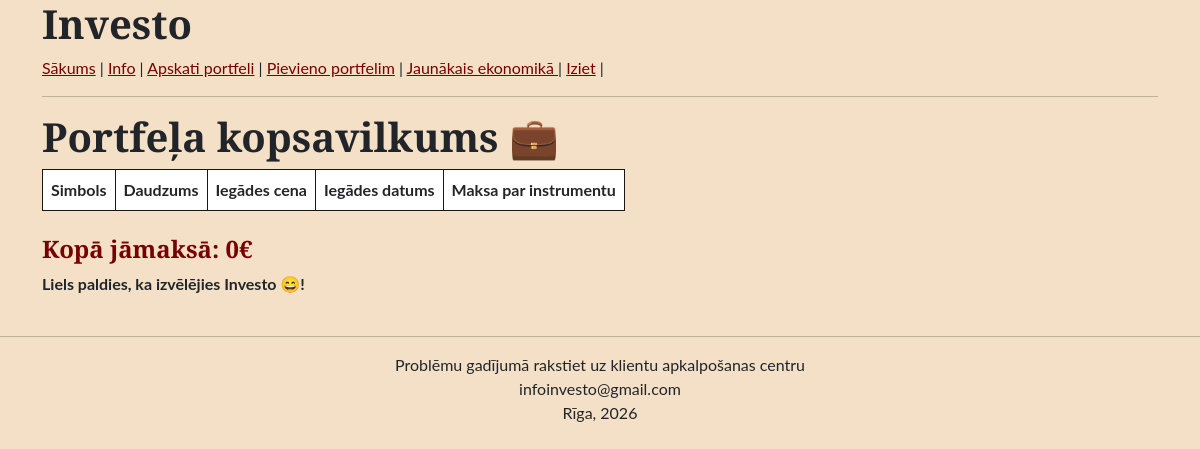
The app's page /apskatit (signed in), older data.
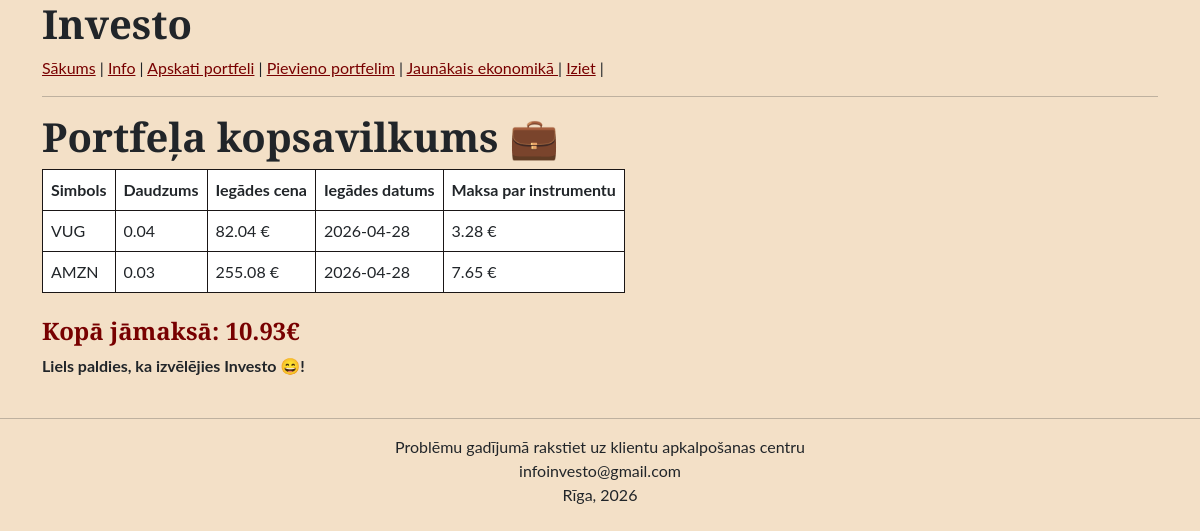
The same page, newer data.
### tables this page shows
CREATE TABLE "Portfeļa_aktīvi" (
	"ID"	INTEGER NOT NULL,
	"portfeļa_id"	INTEGER,
	"aktiva_id"	INTEGER,
	"daudzums"	REAL,
	"iegades_cena"	REAL,
	"iegades_datums"	TEXT,
	PRIMARY KEY("ID")
);

CREATE TABLE "Aktivi" (
	"ID"	INTEGER NOT NULL,
	"simbols"	TEXT,
	"nosaukums"	TEXT,
	"aktiva_tips"	TEXT,
	"daudzums"	REAL,
	"iegades_cena"	REAL,
	PRIMARY KEY("ID"),
	FOREIGN KEY("nosaukums") REFERENCES "Aktivi"
);

### app.py (the view)
@app.route("/apskatit")  # Lapa portfeļa instrumentu apskatīšanai
def apskatit():
    conn = sqlite3.connect("investicijas.db")
    conn.row_factory = sqlite3.Row
    c = conn.cursor()
    c.execute("""
        SELECT
            Aktivi.simbols,
            "Portfeļa_aktīvi".daudzums,
            "Portfeļa_aktīvi".iegades_cena,
            "Portfeļa_aktīvi".iegades_datums,
            ROUND("Portfeļa_aktīvi".daudzums * "Portfeļa_aktīvi".iegades_cena, 2) AS jamaksa
        FROM "Portfeļa_aktīvi"
        JOIN Aktivi ON "Portfeļa_aktīvi".aktiva_id = Aktivi.ID
        JOIN "Portfeļi" ON "Portfeļa_aktīvi"."portfeļa_id" = "Portfeļi".ID
        WHERE "Portfeļi".lietotaja_id = ?
    """, (session["id"],))
    pirkumi = c.fetchall()
    conn.close()
    kopejaa_summa = 0
    for p in pirkumi:
        kopejaa_summa += p["jamaksa"]
    return render_template("apkopojums.html",pirkumi=pirkumi,  kopejaa_summa=round(kopejaa_summa, 2))

### app.py (called while the page is built)
@app.before_request
def gatekeeper():
    publiskie_celi = ['login', 'registreties', 'static']
    if 'id' not in session and request.endpoint not in publiskie_celi:
        return redirect("/pieteikties")

### templates/apkopojums.html
{% extends "pamats.html" %}
{% block content %}
<table border = "1">
   <colgroup>
    <col span="5" style="background-color: #ffffff">
  </colgroup>
  <h1> Portfeļa kopsavilkums  💼</h1>
  <thead>
    <tr>
      <th>Simbols</th>
      <th>Daudzums </th>
      <th>Iegādes cena</th>
      <th>Iegādes datums</th>
      <th>Maksa par instrumentu</th>
    </tr>
  </thead>
  <tbody>
      {% for p in pirkumi %}
      <tr>
        <td>{{p.simbols}}</td>
        <td>{{p.daudzums}}</td>
        <td>{{ p.iegades_cena }} €</td>
        <td>{{ p.iegades_datums }}</td>
        <td>{{ p.jamaksa }} €</td>
      </tr>
      {% endfor %}
  </tbody>
</table>
<br>
<h4> Kopā jāmaksā: {{kopejaa_summa}}€ </h4>
  <strong>
    Liels paldies, ka izvēlējies Investo 😄!
  </strong>
{% endblock %}

Row changes from the older to the newer data that the page shows:
added Portfeļa_aktīvi: simbols "VUG", daudzums "0.04", iegades_cena "82.04", iegades_datums "2026-04-28", jamaksa "3.28"
added Portfeļa_aktīvi: simbols "AMZN", daudzums "0.03", iegades_cena "255.08", iegades_datums "2026-04-28", jamaksa "7.65"
Text that changed along with them:
{{ kopejaa_summa }}: "0" → "10.93"
